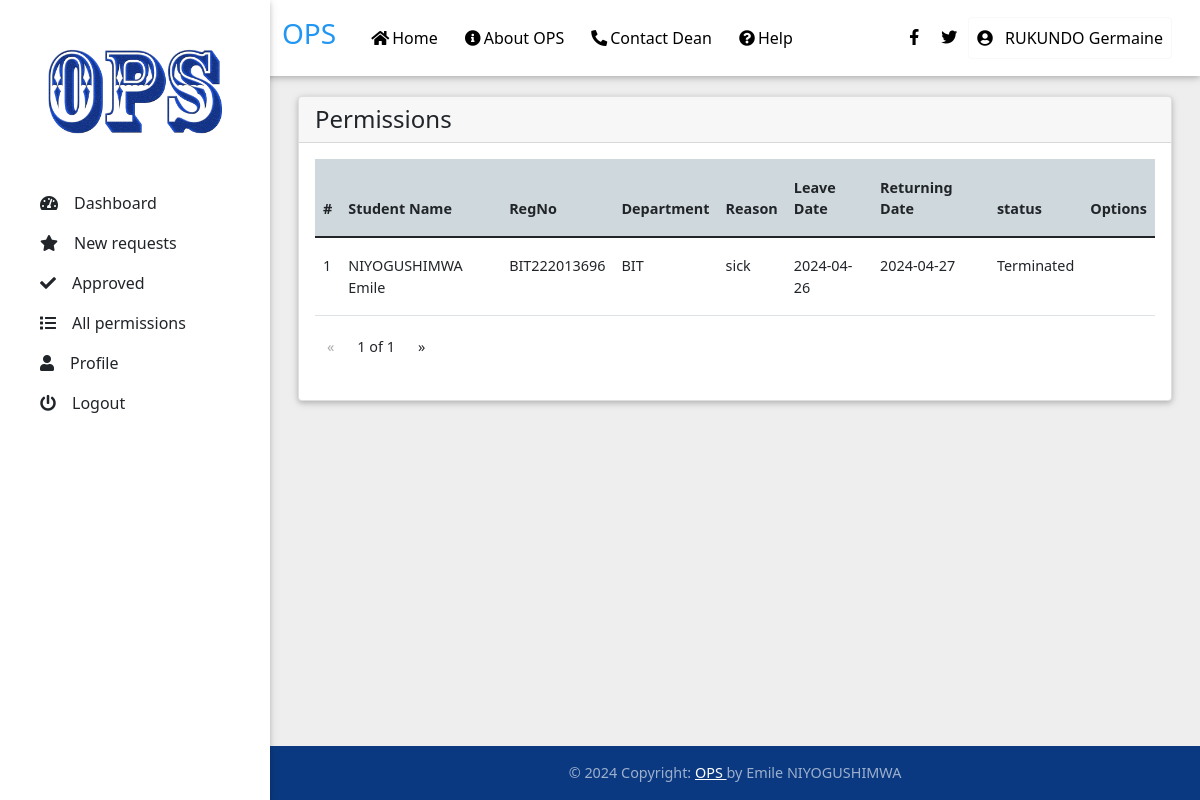
/permissions2.php (signed in), run on the app's committed database.
### tables this page shows
CREATE TABLE `permissions` (
  `PermissionID` int(11) NOT NULL,
  `RegNo` varchar(50) DEFAULT NULL,
  `Reason` varchar(255) DEFAULT NULL,
  `LeaveStartDate` date DEFAULT NULL,
  `LeaveEndDate` date DEFAULT NULL,
  `Status` enum('Pending','Accepted','Denied','Terminated') DEFAULT 'Pending'
);

CREATE TABLE `students` (
  `RegNo` varchar(50) NOT NULL,
  `FirstName` varchar(50) DEFAULT NULL,
  `LastName` varchar(50) DEFAULT NULL,
  `Email` varchar(100) DEFAULT NULL,
  `PhoneNumber` varchar(15) DEFAULT NULL,
  `Address` varchar(255) DEFAULT NULL,
  `DateOfBirth` date DEFAULT NULL,
  `Department` varchar(50) DEFAULT NULL
);

### permissions2.php (the view, shortened to what this page needs)
<!DOCTYPE html>
<html lang="en">
	<?php
   	include('./static/head.php')
  ?>
<body class="grey lighten-3">
  <header>
    	<?php
   		include('./static/navbar2.php')
   	?>
   	<?php
   		include('./static/sidebar.php')
   	?>
  </header>
  <main class="pt-5 mx-lg-3">
    <div class="container-fluid mt-5 mb-3">
      <div class="card">
        <div class="card-header">
          <h4 class='text-center d-inline'>Permissions</h4>
          </div>
               <div class="card-body">
               <div class="table-responsive">
                 <table class="table table-hover">
                   <thead class="blue-grey lighten-4">
                     <tr>
                       <th><b>#</b></th>
                       <th><b>Student Name</b></th>
                       <th><b>RegNo</b></th>
                       <th><b>Department</b></th>
                       <th><b>Reason</b></th>
                       <th><b>Leave Date</th>
                       <th><b>Returning Date</b></th>
                       <th><b>status</b></th>
                        <th><b>Options</b></th>
                     </tr>
                   </thead>
                        <tbody id='tableBody'>
                            <?php
                            $select = mysqli_query($con, "SELECT * FROM permissions INNER JOIN students ON permissions.RegNo=students.RegNo LIMIT 5");
    while($rs=mysqli_fetch_array($select)){
    ?>
      <tr>
          <td><?php echo $rs["PermissionID"]; ?></td>
          <td><?php echo $rs["FirstName"]." ".$rs["LastName"]; ?></td>
          <td><?php echo $rs["RegNo"]; ?></td>
          <td><?php echo $rs["Department"]; ?></td>
          <td><?php echo $rs["Reason"]; ?></td>
          <td><?php echo $rs["LeaveStartDate"]; ?></td>
          <td><?php echo $rs["LeaveEndDate"]; ?></td>
          <td><?php echo $rs["Status"]; ?></td>
          <td>
        </td>
          </tr>
          <?php
        }
        ?>
        </tbody></table></div>
            <ul class='pagination'>
            <li class='page-item'>
            <a class='page-link' href='#' aria-label='Previous' style="pointer-events:none; color:#aaa;cursor:default; decoration:none" id='prev' onclick="getPermissions2('previous')">
            <span aria-hidden='true'>&laquo;</span>
            </a>
            </li>
            <?php
              $sel = mysqli_query($con, "SELECT COUNT(*) AS d FROM permissions");
              $rs1 = mysqli_fetch_array($sel);
            ?>
              <li class='page-item'>
              <a class='page-link' href='#'style="pointer-events:auto" onclick="getPermissions2('pages')" id='link'>
            <input type='number' min="1" max='2' maxlength="2" size="2" id='input' size='1' style='display:none' onkeyup="getPermissions('typing')"> <span id='btn'> 1</span> of <span id='of'><?php echo ceil(($rs1["d"])/5) ?></span></a>
            </li>
            <li class='page-item'>
            <a class='page-link' aria-label='Next' id='next' onclick="getPermissions2('next')">
            <span aria-hidden='true'>&raquo;</span>
            </a>
            </li>
            </ul>
            </div>
        </div>
    </div>
   </main>
    <?php
      include('./static/footer.php')
    ?>
  </body>
</html>

### data on the page
permissions: PermissionID "1", RegNo.FirstName "NIYOGUSHIMWA", RegNo.LastName "Emile", RegNo.RegNo "BIT222013696", RegNo.Department "BIT", Reason "sick", LeaveStartDate "2024-04-26", LeaveEndDate "2024-04-27", Status "Terminated"

### other printed values
$_SESSION["name"] "RUKUNDO Germaine"
ceil(($rs1["d"])/5) "1"
